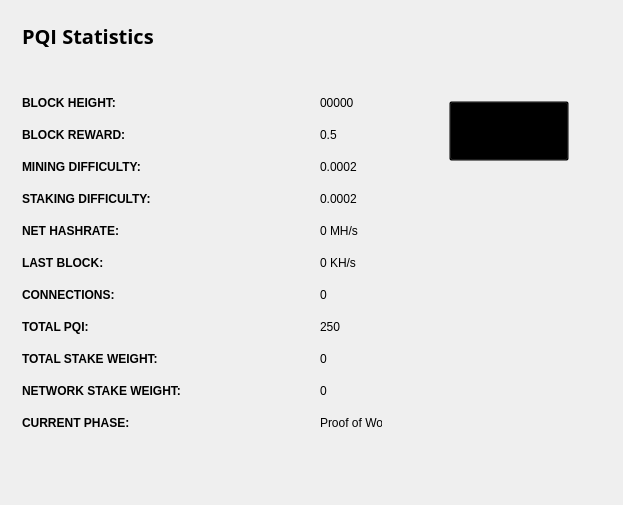
<?xml version="1.0" encoding="UTF-8"?>
<ui version="4.0">
 <class>StatisticsPage</class>
 <widget class="QWidget" name="StatisticsPage">
  <property name="windowModality">
   <enum>Qt::NonModal</enum>
  </property>
  <property name="geometry">
   <rect>
    <x>0</x>
    <y>0</y>
    <width>623</width>
    <height>505</height>
   </rect>
  </property>
  <property name="windowTitle">
   <string>Digging</string>
  </property>
  <property name="styleSheet">
   <string notr="true">color:#ffffff;
font-family:'Open Sans,sans-serif';</string>
  </property>
  <layout class="QGridLayout" name="gridLayout">
   <property name="sizeConstraint">
    <enum>QLayout::SetMaximumSize</enum>
   </property>
   <item row="0" column="1">
    <widget class="QFrame" name="frame">
     <property name="minimumSize">
      <size>
       <width>213</width>
       <height>0</height>
      </size>
     </property>
     <property name="frameShape">
      <enum>QFrame::NoFrame</enum>
     </property>
     <property name="frameShadow">
      <enum>QFrame::Raised</enum>
     </property>
     <widget class="QPushButton" name="startButton">
      <property name="geometry">
       <rect>
        <x>50</x>
        <y>90</y>
        <width>120</width>
        <height>60</height>
       </rect>
      </property>
      <property name="sizePolicy">
       <sizepolicy hsizetype="Fixed" vsizetype="Fixed">
        <horstretch>0</horstretch>
        <verstretch>0</verstretch>
       </sizepolicy>
      </property>
      <property name="minimumSize">
       <size>
        <width>120</width>
        <height>60</height>
       </size>
      </property>
      <property name="styleSheet">
       <string notr="true">background:transparent; color: rgb(0, 0, 0);</string>
      </property>
      <property name="text">
       <string>Update Statistics</string>
      </property>
     </widget>
    </widget>
   </item>
   <item row="0" column="0">
    <widget class="QFrame" name="gridFrame_2">
     <layout class="QGridLayout" name="gridLayout_4">
      <item row="3" column="0">
       <layout class="QFormLayout" name="formLayout_2">
        <property name="fieldGrowthPolicy">
         <enum>QFormLayout::FieldsStayAtSizeHint</enum>
        </property>
        <property name="horizontalSpacing">
         <number>139</number>
        </property>
        <property name="verticalSpacing">
         <number>18</number>
        </property>
        <property name="rightMargin">
         <number>0</number>
        </property>
        <item row="1" column="0">
         <widget class="QLabel" name="label_14">
          <property name="styleSheet">
           <string notr="true">color: rgb(0, 0, 0);</string>
          </property>
          <property name="text">
           <string>&lt;html&gt;&lt;head/&gt;&lt;body&gt;&lt;p&gt;&lt;span style=&quot; font-weight:600; color: rgb(0, 0, 0);;&quot;&gt;BLOCK HEIGHT:&lt;/span&gt;&lt;/p&gt;&lt;/body&gt;&lt;/html&gt;</string>
          </property>
         </widget>
        </item>
        <item row="1" column="1">
         <widget class="QLabel" name="heightBox">
          <property name="styleSheet">
           <string notr="true">color: rgb(0, 0, 0);</string>
          </property>
          <property name="text">
           <string>00000</string>
          </property>
         </widget>
        </item>
        <item row="2" column="0">
         <widget class="QLabel" name="label_12">
          <property name="styleSheet">
           <string notr="true">color: rgb(0, 0, 0);</string>
          </property>
          <property name="text">
           <string>&lt;html&gt;&lt;head/&gt;&lt;body&gt;&lt;p&gt;&lt;span style=&quot; font-weight:600; color: rgb(0, 0, 0);;&quot;&gt;BLOCK REWARD:&lt;/span&gt;&lt;/p&gt;&lt;/body&gt;&lt;/html&gt;</string>
          </property>
         </widget>
        </item>
        <item row="2" column="1">
         <widget class="QLabel" name="rewardBox">
          <property name="styleSheet">
           <string notr="true">color: rgb(0, 0, 0);</string>
          </property>
          <property name="text">
           <string>0.5</string>
          </property>
         </widget>
        </item>
        <item row="3" column="0">
         <widget class="QLabel" name="label_13">
          <property name="styleSheet">
           <string notr="true">color: rgb(0, 0, 0);</string>
          </property>
          <property name="text">
           <string>&lt;html&gt;&lt;head/&gt;&lt;body&gt;&lt;p&gt;&lt;span style=&quot; font-weight:600; color: rgb(0, 0, 0);;&quot;&gt;MINING DIFFICULTY:&lt;/span&gt;&lt;/p&gt;&lt;/body&gt;&lt;/html&gt;</string>
          </property>
         </widget>
        </item>
        <item row="3" column="1">
         <widget class="QLabel" name="diffBox">
          <property name="styleSheet">
           <string notr="true">color: rgb(0, 0, 0);</string>
          </property>
          <property name="text">
           <string>0.0002</string>
          </property>
         </widget>
        </item>
        <item row="4" column="0">
         <widget class="QLabel" name="label_9">
          <property name="styleSheet">
           <string notr="true">color: rgb(0, 0, 0);</string>
          </property>
          <property name="text">
           <string>&lt;html&gt;&lt;head/&gt;&lt;body&gt;&lt;p&gt;&lt;span style=&quot; font-weight:600; color: rgb(0, 0, 0);;&quot;&gt;STAKING DIFFICULTY:&lt;/span&gt;&lt;/p&gt;&lt;/body&gt;&lt;/html&gt;</string>
          </property>
         </widget>
        </item>
        <item row="4" column="1">
         <widget class="QLabel" name="diffBox2">
          <property name="styleSheet">
           <string notr="true">color: rgb(0, 0, 0);</string>
          </property>
          <property name="text">
           <string>0.0002</string>
          </property>
         </widget>
        </item>
        <item row="5" column="1">
         <widget class="QLabel" name="pawrateBox">
          <property name="styleSheet">
           <string notr="true">color: rgb(0, 0, 0);</string>
          </property>
          <property name="text">
           <string>0 MH/s</string>
          </property>
         </widget>
        </item>
        <item row="6" column="0">
         <widget class="QLabel" name="label3_2">
          <property name="sizePolicy">
           <sizepolicy hsizetype="Preferred" vsizetype="Maximum">
            <horstretch>0</horstretch>
            <verstretch>0</verstretch>
           </sizepolicy>
          </property>
          <property name="styleSheet">
           <string notr="true">color: rgb(0, 0, 0);</string>
          </property>
          <property name="text">
           <string>&lt;html&gt;&lt;head/&gt;&lt;body&gt;&lt;p&gt;&lt;span style=&quot; font-weight:600; color: rgb(0, 0, 0);;&quot;&gt;LAST BLOCK:&lt;/span&gt;&lt;/p&gt;&lt;/body&gt;&lt;/html&gt;</string>
          </property>
         </widget>
        </item>
        <item row="6" column="1">
         <widget class="QLabel" name="localBox">
          <property name="styleSheet">
           <string notr="true">color: rgb(0, 0, 0);</string>
          </property>
          <property name="text">
           <string>0 KH/s</string>
          </property>
         </widget>
        </item>
        <item row="7" column="0">
         <widget class="QLabel" name="label1_2">
          <property name="styleSheet">
           <string notr="true">color: rgb(0, 0, 0);</string>
          </property>
          <property name="text">
           <string>&lt;html&gt;&lt;head/&gt;&lt;body&gt;&lt;p&gt;&lt;span style=&quot; font-weight:600; color: rgb(0, 0, 0);;&quot;&gt;CONNECTIONS:&lt;/span&gt;&lt;/p&gt;&lt;/body&gt;&lt;/html&gt;</string>
          </property>
         </widget>
        </item>
        <item row="7" column="1">
         <widget class="QLabel" name="connectionBox">
          <property name="styleSheet">
           <string notr="true">color: rgb(0, 0, 0);</string>
          </property>
          <property name="text">
           <string>0</string>
          </property>
         </widget>
        </item>
        <item row="8" column="0">
         <widget class="QLabel" name="label_8">
          <property name="styleSheet">
           <string notr="true">color: rgb(0, 0, 0);</string>
          </property>
          <property name="text">
           <string>&lt;html&gt;&lt;head/&gt;&lt;body&gt;&lt;p&gt;&lt;span style=&quot; font-weight:600; color: rgb(0, 0, 0);;&quot;&gt;TOTAL PQI:&lt;/span&gt;&lt;/p&gt;&lt;/body&gt;&lt;/html&gt;</string>
          </property>
         </widget>
        </item>
        <item row="8" column="1">
         <widget class="QLabel" name="volumeBox">
          <property name="styleSheet">
           <string notr="true">color: rgb(0, 0, 0);</string>
          </property>
          <property name="text">
           <string>250</string>
          </property>
         </widget>
        </item>
        <item row="9" column="0">
         <widget class="QLabel" name="label_10">
          <property name="styleSheet">
           <string notr="true">color: rgb(0, 0, 0);</string>
          </property>
          <property name="text">
           <string>&lt;html&gt;&lt;head/&gt;&lt;body&gt;&lt;p&gt;&lt;span style=&quot; font-weight:600; color: rgb(0, 0, 0);;&quot;&gt;TOTAL STAKE WEIGHT:&lt;/span&gt;&lt;/p&gt;&lt;/body&gt;&lt;/html&gt;</string>
          </property>
         </widget>
        </item>
        <item row="9" column="1">
         <widget class="QLabel" name="minBox">
          <property name="styleSheet">
           <string notr="true">color: rgb(0, 0, 0);</string>
          </property>
          <property name="text">
           <string>0</string>
          </property>
         </widget>
        </item>
        <item row="10" column="0">
         <widget class="QLabel" name="label_11">
          <property name="styleSheet">
           <string notr="true">color: rgb(0, 0, 0);</string>
          </property>
          <property name="text">
           <string>&lt;html&gt;&lt;head/&gt;&lt;body&gt;&lt;p&gt;&lt;span style=&quot; font-weight:600; color: rgb(0, 0, 0);;&quot;&gt;NETWORK STAKE WEIGHT:&lt;/span&gt;&lt;/p&gt;&lt;/body&gt;&lt;/html&gt;</string>
          </property>
         </widget>
        </item>
        <item row="10" column="1">
         <widget class="QLabel" name="maxBox">
          <property name="styleSheet">
           <string notr="true">color: rgb(0, 0, 0);</string>
          </property>
          <property name="text">
           <string>0</string>
          </property>
         </widget>
        </item>
        <item row="11" column="0">
         <widget class="QLabel" name="label_15">
          <property name="styleSheet">
           <string notr="true">color: rgb(0, 0, 0);</string>
          </property>
          <property name="text">
           <string>&lt;html&gt;&lt;head/&gt;&lt;body&gt;&lt;p&gt;&lt;span style=&quot; font-weight:600; color: rgb(0, 0, 0);;&quot;&gt;CURRENT PHASE:&lt;/span&gt;&lt;/p&gt;&lt;/body&gt;&lt;/html&gt;</string>
          </property>
         </widget>
        </item>
        <item row="11" column="1">
         <widget class="QLabel" name="cBox">
          <property name="styleSheet">
           <string notr="true">color: rgb(0, 0, 0);</string>
          </property>
          <property name="text">
           <string>Proof of Work</string>
          </property>
         </widget>
        </item>
        <item row="5" column="0">
         <widget class="QLabel" name="label_16">
          <property name="styleSheet">
           <string notr="true">color: rgb(0, 0, 0);</string>
          </property>
          <property name="text">
           <string>&lt;html&gt;&lt;head/&gt;&lt;body&gt;&lt;p&gt;&lt;span style=&quot; font-weight:600; color: rgb(0, 0, 0);;&quot;&gt;NET HASHRATE:&lt;/span&gt;&lt;/p&gt;&lt;/body&gt;&lt;/html&gt;</string>
          </property>
         </widget>
        </item>
       </layout>
      </item>
      <item row="1" column="0">
       <layout class="QHBoxLayout" name="horizontalLayout_4">
        <property name="spacing">
         <number>7</number>
        </property>
        <item>
         <widget class="QLabel" name="label_5">
          <property name="font">
           <font>
            <family>Open Sans,sans-serif</family>
           </font>
          </property>
          <property name="styleSheet">
           <string notr="true">color: rgb(0, 0, 0);</string>
          </property>
          <property name="text">
           <string>&lt;html&gt;&lt;head/&gt;&lt;body&gt;&lt;p&gt;&lt;span style=&quot; font-size:20px; font-weight:600; color: rgb(0, 0, 0);;&quot;&gt;PQI Statistics&lt;/span&gt;&lt;/p&gt;&lt;/body&gt;&lt;/html&gt;</string>
          </property>
         </widget>
        </item>
        <item>
         <spacer name="horizontalSpacer_2">
          <property name="orientation">
           <enum>Qt::Horizontal</enum>
          </property>
          <property name="sizeHint" stdset="0">
           <size>
            <width>40</width>
            <height>20</height>
           </size>
          </property>
         </spacer>
        </item>
       </layout>
      </item>
      <item row="2" column="0">
       <spacer name="verticalSpacer_2">
        <property name="orientation">
         <enum>Qt::Vertical</enum>
        </property>
        <property name="sizeHint" stdset="0">
         <size>
          <width>20</width>
          <height>40</height>
         </size>
        </property>
       </spacer>
      </item>
     </layout>
    </widget>
   </item>
   <item row="1" column="0">
    <spacer name="verticalSpacer">
     <property name="orientation">
      <enum>Qt::Vertical</enum>
     </property>
     <property name="sizeHint" stdset="0">
      <size>
       <width>20</width>
       <height>40</height>
      </size>
     </property>
    </spacer>
   </item>
  </layout>
 </widget>
 <layoutdefault spacing="6" margin="11"/>
 <resources/>
 <connections/>
</ui>
